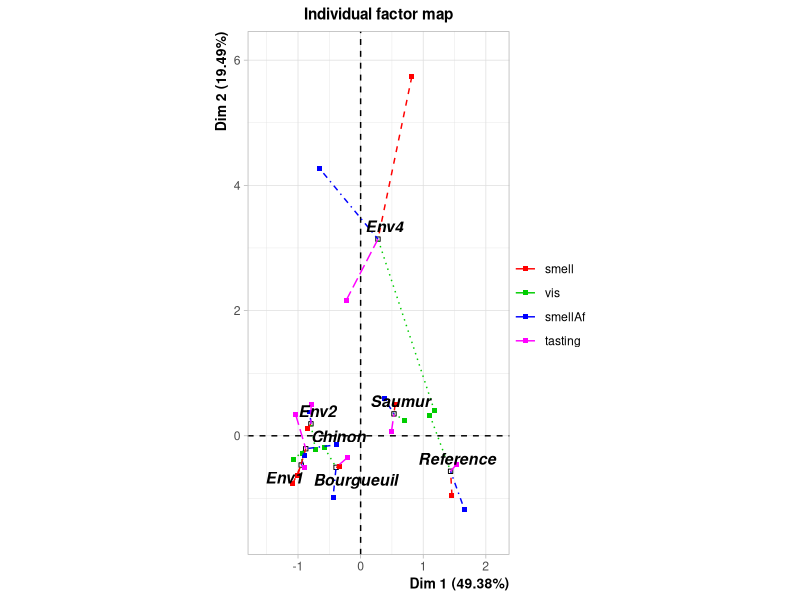
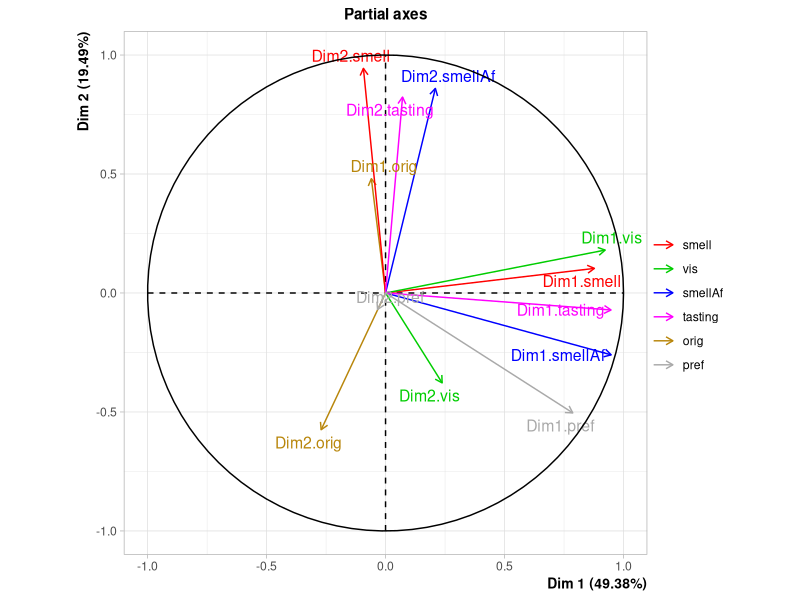
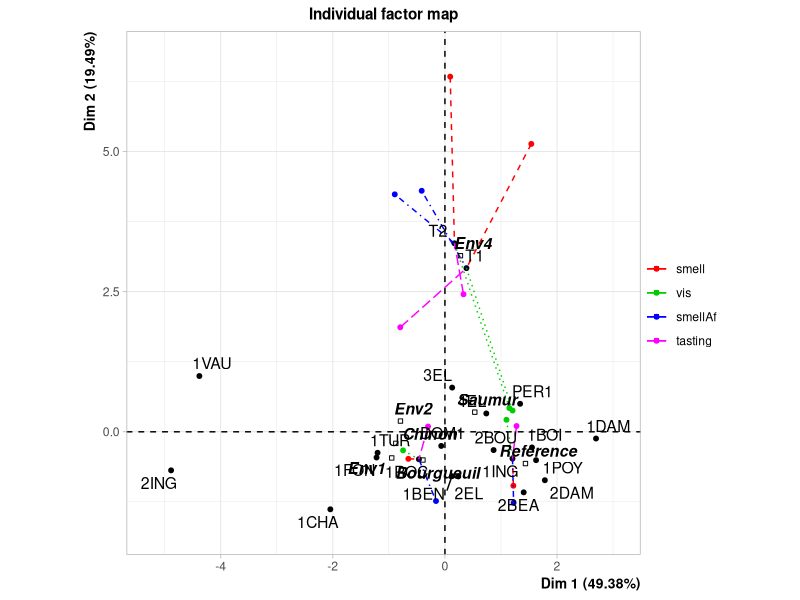
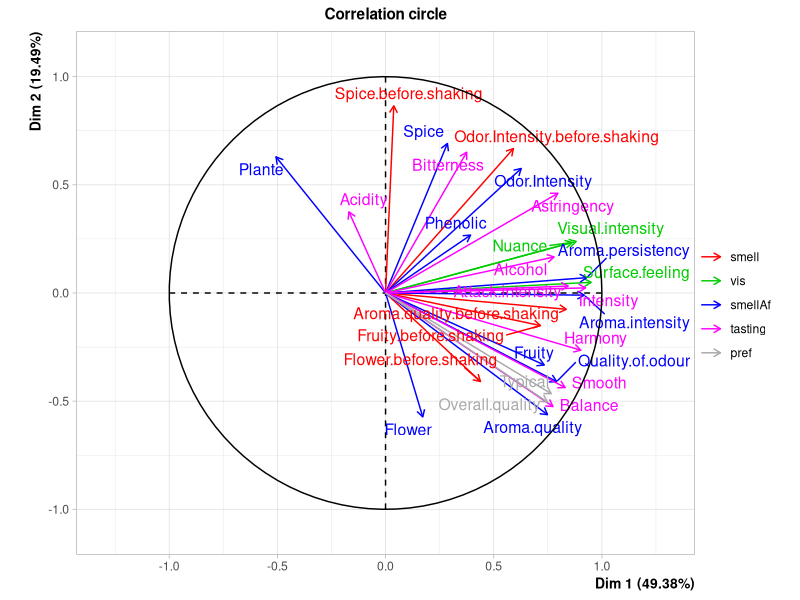
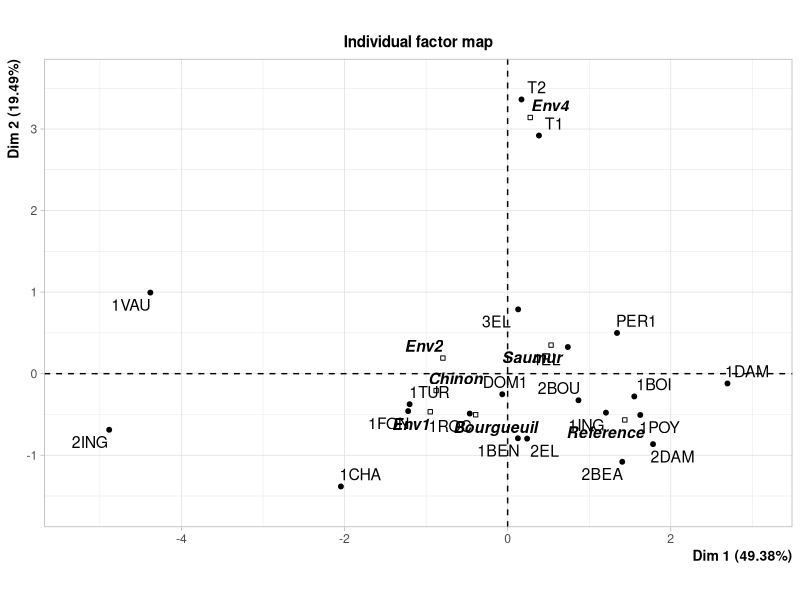
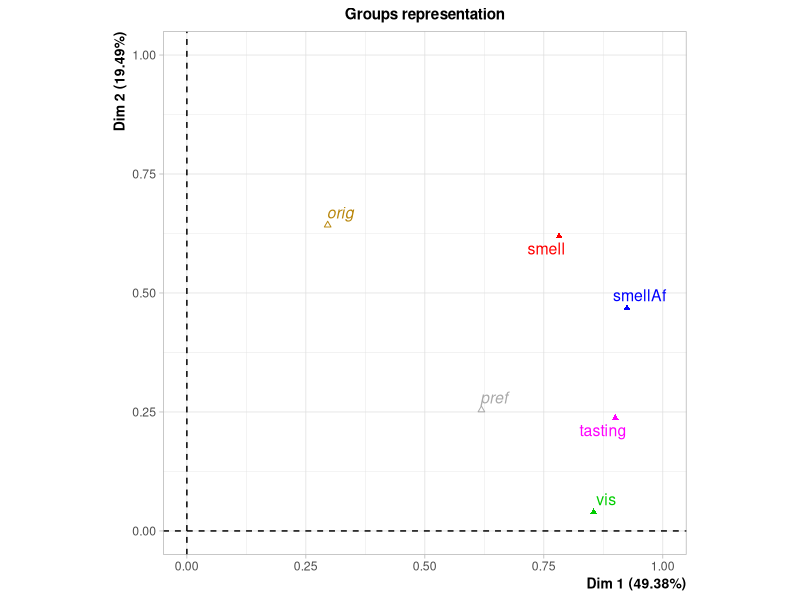
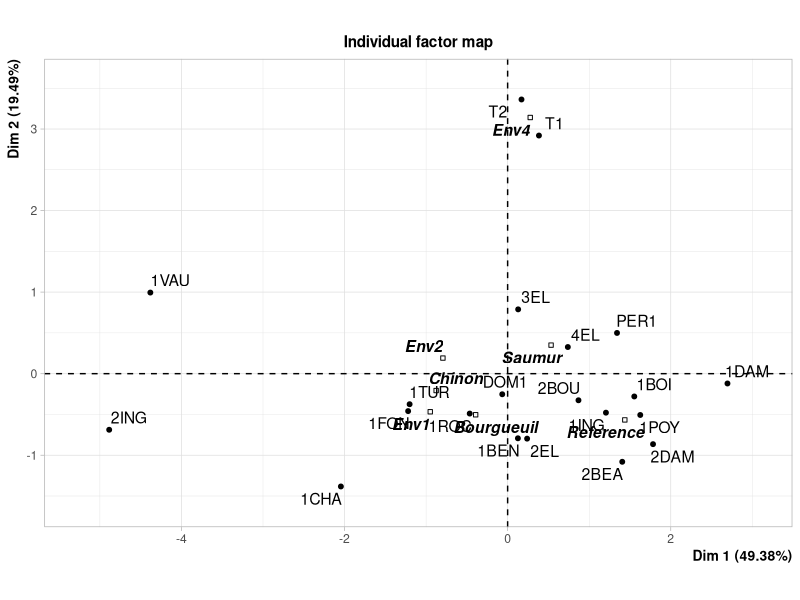
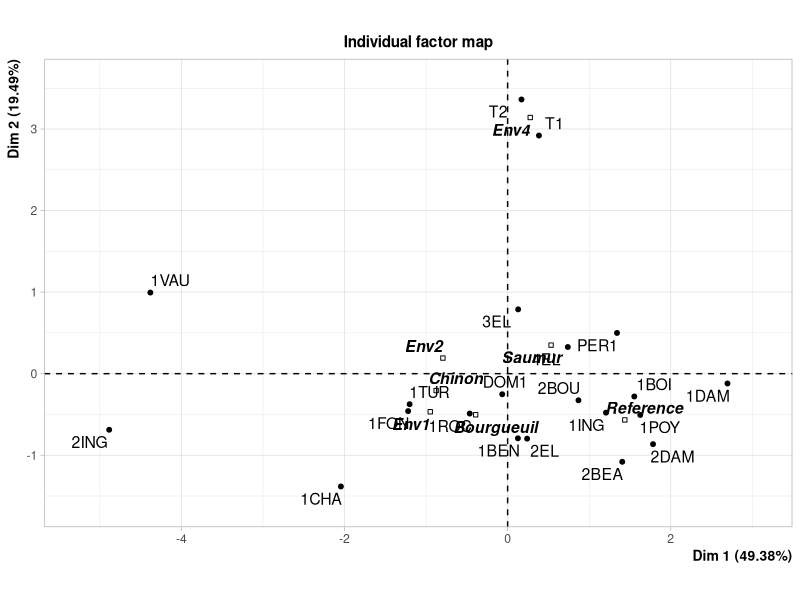

These figures' R source, in order: (Note: this script raises an error after producing the figures.)
## ---- chunk 1
library(FactoMineR)
data(wine)
## ---- chunk 2
res <- MFA(wine, group=c(2,5,3,10,9,2), type=c("n",rep("s",5)),
    ncp=5, name.group=c("orig","smell","vis","smellAf","tasting","pref"),
    num.group.sup=c(1,6))
## ---- chunk 3
summary(res, ncp=2)
## ---- chunk 4
plot(res)
plot(res, invisible="quali")
plot(res, invisible="quali", cex=0.8)
plot(res, invisible="quali", cex=0.8, partial=c("1VAU","PER1"))
## ---- chunk 5
plot(res, invisible="quali", cex=0.8, partial=c("1VAU","PER1"), select="cos2 0.4")
plot(res, ,invisible="quali", partial="all", 
     palette=palette(c("black","transparent","transparent","blue","transparent")))
plot(res, invisible="quali", habillage=1, cex=0.8, select="cos2 0.4")
plot(res, invisible="quali", habillage="Soil", cex=0.8, select="cos2 0.4")
plot(res, invisible="quali", habillage="Soil", cex=0.8, select="contrib 5")
plot(res, invisible="quali", habillage="Soil", cex=0.8, select="contrib 5", unselect=0)
plot(res, invisible="quali", habillage="Soil", cex=0.8, select="contrib 5", unselect=1)
plot(res, invisible="quali", habillage="Soil", cex=0.8, select="contrib 5", unselect="grey70")
plot(res, invisible="quali", habillage="Soil", cex=0.8, select="contrib 5", 
     unselect="grey70", axes=3:4)
plot(res, invisible="quali", habillage="Soil", cex=0.8, select=c("1VAU","PER1"), 
     unselect="grey70", axes=3:4)
## ---- chunk 6
plot(res, choix="var")
plot(res, choix="var", shadow=TRUE)
plot(res, choix="var", shadow=TRUE, select="contrib 5")
plot(res, choix="var", shadow=TRUE, select="contrib 5", axes=3:4)
## ---- chunk 7
res <- MFA(wine, group=c(2,5,3,10,9,2), type=c("n",rep("s",5)),
    ncp=3, name.group=c("orig","smell","vis","smellAf","tasting","pref"),
    num.group.sup=c(1,6))
plot(res, choix="axes")
## ---- chunk 8
dimdesc(res)
